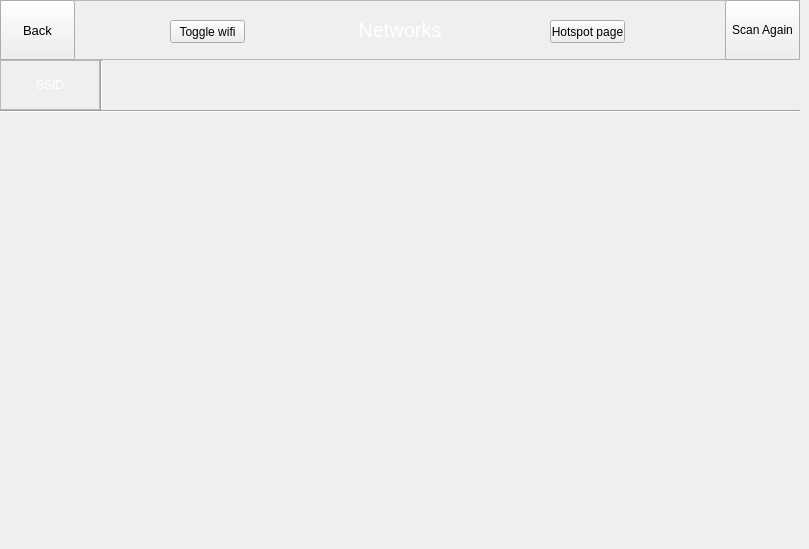
  <widget class="QWidget" name="network_list_page">
   <property name="sizePolicy">
    <sizepolicy hsizetype="Expanding" vsizetype="Expanding">
     <horstretch>0</horstretch>
     <verstretch>0</verstretch>
    </sizepolicy>
   </property>
   <widget class="QWidget" name="network_list_table_widget" native="true">
    <property name="geometry">
     <rect>
      <x>0</x>
      <y>60</y>
      <width>800</width>
      <height>480</height>
     </rect>
    </property>
    <property name="sizePolicy">
     <sizepolicy hsizetype="Expanding" vsizetype="Expanding">
      <horstretch>0</horstretch>
      <verstretch>0</verstretch>
     </sizepolicy>
    </property>
    <widget class="QListWidget" name="network_list_widget">
     <property name="geometry">
      <rect>
       <x>0</x>
       <y>50</y>
       <width>800</width>
       <height>360</height>
      </rect>
     </property>
     <property name="sizePolicy">
      <sizepolicy hsizetype="Expanding" vsizetype="Expanding">
       <horstretch>0</horstretch>
       <verstretch>0</verstretch>
      </sizepolicy>
     </property>
     <property name="styleSheet">
      <string notr="true">QListWidget{background-color: transparent;}

QLabel{
color: #ffffff;
}</string>
     </property>
     <property name="horizontalScrollBarPolicy">
      <enum>Qt::ScrollBarAlwaysOff</enum>
     </property>
     <property name="autoScrollMargin">
      <number>20</number>
     </property>
     <property name="verticalScrollMode">
      <enum>QAbstractItemView::ScrollPerPixel</enum>
     </property>
     <property name="uniformItemSizes">
      <bool>true</bool>
     </property>
    </widget>
    <widget class="QFrame" name="network_list_table_header_frame">
     <property name="geometry">
      <rect>
       <x>0</x>
       <y>0</y>
       <width>100</width>
       <height>50</height>
      </rect>
     </property>
     <property name="frameShape">
      <enum>QFrame::StyledPanel</enum>
     </property>
     <property name="frameShadow">
      <enum>QFrame::Raised</enum>
     </property>
     <widget class="QLabel" name="network_list_table_header_label">
      <property name="geometry">
       <rect>
        <x>0</x>
        <y>0</y>
        <width>100</width>
        <height>50</height>
       </rect>
      </property>
      <property name="palette">
       <palette>
        <active>
         <colorrole role="WindowText">
          <brush brushstyle="SolidPattern">
           <color alpha="255">
            <red>255</red>
            <green>255</green>
            <blue>255</blue>
           </color>
          </brush>
         </colorrole>
         <colorrole role="Text">
          <brush brushstyle="SolidPattern">
           <color alpha="255">
            <red>255</red>
            <green>255</green>
            <blue>255</blue>
           </color>
          </brush>
         </colorrole>
        </active>
        <inactive>
         <colorrole role="WindowText">
          <brush brushstyle="SolidPattern">
           <color alpha="255">
            <red>255</red>
            <green>255</green>
            <blue>255</blue>
           </color>
          </brush>
         </colorrole>
         <colorrole role="Text">
          <brush brushstyle="SolidPattern">
           <color alpha="255">
            <red>255</red>
            <green>255</green>
            <blue>255</blue>
           </color>
          </brush>
         </colorrole>
        </inactive>
        <disabled>
         <colorrole role="WindowText">
          <brush brushstyle="SolidPattern">
           <color alpha="255">
            <red>120</red>
            <green>120</green>
            <blue>120</blue>
           </color>
          </brush>
         </colorrole>
         <colorrole role="Text">
          <brush brushstyle="SolidPattern">
           <color alpha="255">
            <red>120</red>
            <green>120</green>
            <blue>120</blue>
           </color>
          </brush>
         </colorrole>
        </disabled>
       </palette>
      </property>
      <property name="text">
       <string>SSID</string>
      </property>
      <property name="alignment">
       <set>Qt::AlignCenter</set>
      </property>
     </widget>
    </widget>
    <widget class="Line" name="line">
     <property name="geometry">
      <rect>
       <x>100</x>
       <y>0</y>
       <width>3</width>
       <height>50</height>
      </rect>
     </property>
     <property name="orientation">
      <enum>Qt::Vertical</enum>
     </property>
    </widget>
    <widget class="Line" name="line_2">
     <property name="geometry">
      <rect>
       <x>0</x>
       <y>50</y>
       <width>800</width>
       <height>3</height>
      </rect>
     </property>
     <property name="orientation">
      <enum>Qt::Horizontal</enum>
     </property>
    </widget>
   </widget>
   <widget class="QFrame" name="window_header">
    <property name="geometry">
     <rect>
      <x>0</x>
      <y>0</y>
      <width>800</width>
      <height>60</height>
     </rect>
    </property>
    <property name="sizePolicy">
     <sizepolicy hsizetype="Expanding" vsizetype="Preferred">
      <horstretch>0</horstretch>
      <verstretch>0</verstretch>
     </sizepolicy>
    </property>
    <property name="frameShape">
     <enum>QFrame::StyledPanel</enum>
    </property>
    <property name="frameShadow">
     <enum>QFrame::Raised</enum>
    </property>
    <widget class="QLabel" name="wifi_main_title">
     <property name="geometry">
      <rect>
       <x>350</x>
       <y>0</y>
       <width>100</width>
       <height>60</height>
      </rect>
     </property>
     <property name="palette">
      <palette>
       <active>
        <colorrole role="WindowText">
         <brush brushstyle="SolidPattern">
          <color alpha="255">
           <red>255</red>
           <green>255</green>
           <blue>255</blue>
          </color>
         </brush>
        </colorrole>
        <colorrole role="Text">
         <brush brushstyle="SolidPattern">
          <color alpha="255">
           <red>255</red>
           <green>255</green>
           <blue>255</blue>
          </color>
         </brush>
        </colorrole>
       </active>
       <inactive>
        <colorrole role="WindowText">
         <brush brushstyle="SolidPattern">
          <color alpha="255">
           <red>255</red>
           <green>255</green>
           <blue>255</blue>
          </color>
         </brush>
        </colorrole>
        <colorrole role="Text">
         <brush brushstyle="SolidPattern">
          <color alpha="255">
           <red>255</red>
           <green>255</green>
           <blue>255</blue>
          </color>
         </brush>
        </colorrole>
       </inactive>
       <disabled>
        <colorrole role="WindowText">
         <brush brushstyle="SolidPattern">
          <color alpha="255">
           <red>120</red>
           <green>120</green>
           <blue>120</blue>
          </color>
         </brush>
        </colorrole>
        <colorrole role="Text">
         <brush brushstyle="SolidPattern">
          <color alpha="255">
           <red>120</red>
           <green>120</green>
           <blue>120</blue>
          </color>
         </brush>
        </colorrole>
       </disabled>
      </palette>
     </property>
     <property name="font">
      <font>
       <pointsize>15</pointsize>
      </font>
     </property>
     <property name="text">
      <string>Networks</string>
     </property>
     <property name="alignment">
      <set>Qt::AlignCenter</set>
     </property>
    </widget>
    <widget class="QPushButton" name="wifi_backButton">
     <property name="geometry">
      <rect>
       <x>0</x>
       <y>0</y>
       <width>75</width>
       <height>60</height>
      </rect>
     </property>
     <property name="font">
      <font>
       <pointsize>10</pointsize>
      </font>
     </property>
     <property name="text">
      <string>Back</string>
     </property>
    </widget>
    <widget class="QPushButton" name="rescan_button">
     <property name="geometry">
      <rect>
       <x>725</x>
       <y>0</y>
       <width>75</width>
       <height>60</height>
      </rect>
     </property>
     <property name="text">
      <string>Scan Again</string>
     </property>
    </widget>
    <widget class="QPushButton" name="wifi_toggle_button">
     <property name="geometry">
      <rect>
       <x>170</x>
       <y>20</y>
       <width>75</width>
       <height>23</height>
      </rect>
     </property>
     <property name="text">
      <string>Toggle wifi</string>
     </property>
    </widget>
    <widget class="QPushButton" name="call_hotspot_button">
     <property name="geometry">
      <rect>
       <x>550</x>
       <y>20</y>
       <width>75</width>
       <height>23</height>
      </rect>
     </property>
     <property name="text">
      <string>Hotspot page</string>
     </property>
    </widget>
   </widget>
  </widget>
